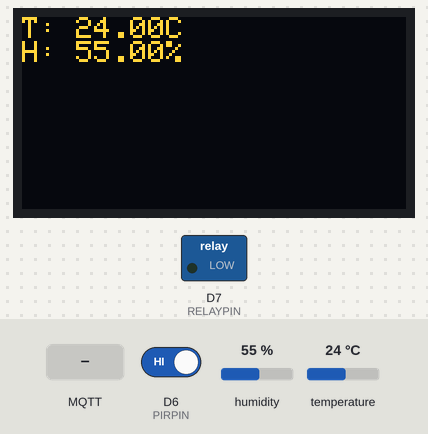
A sketch run on a simulated ESP8266 (NodeMCU). Parts: 128×64 one-colour display, switched loads named in the sketch (green lamp = pin HIGH). The inputs (shaded band) are chosen by the test bench; at power-on: D6 (PIRPIN) HIGH, humidity 55 %, temperature 24 °C. The OLED is the two-colour kind (top 16 rows yellow); WiFi joins after 1.5 s; servers stay silent unless stated; the display library's start-up logo is not drawn; no MQTT or app messages arrive unless stated; what the sketch prints to the serial monitor is not drawn.

Above: at 2.7 s.
2.8 s: MQTT message "90" arrives on the second subscribed topic
At 4.0 s:
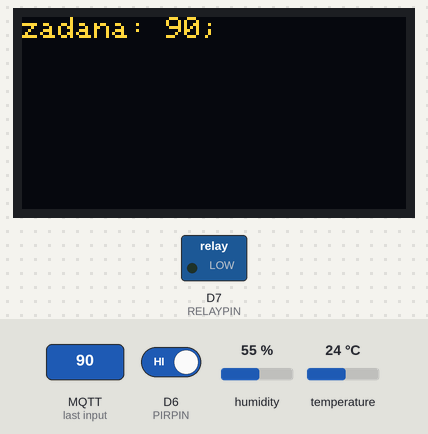
6.7 s: D6 (PIRPIN) driven LOW
At 8.0 s:
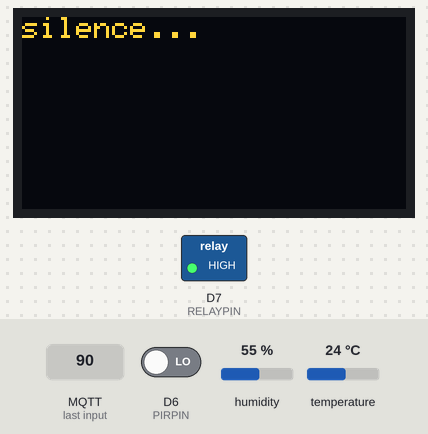
9.7 s: MQTT message "intemp" arrives on the second subscribed topic
At 10.5 s:
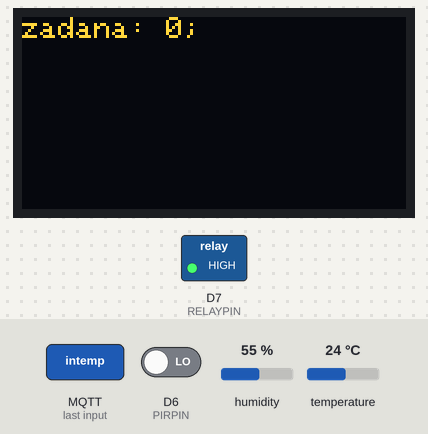
14.2 s: D6 (PIRPIN) driven HIGH
At 14.6 s:
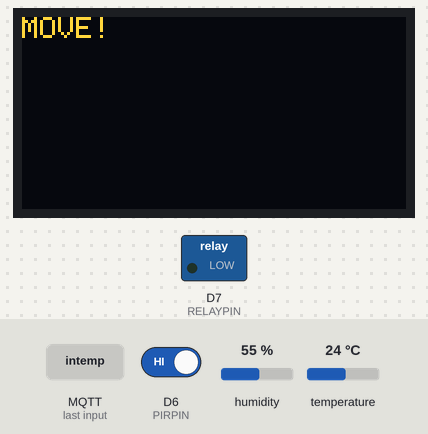
15.7 s: D6 (PIRPIN) driven LOW
At 16.5 s:
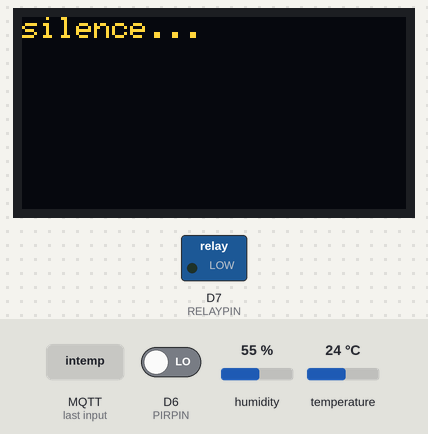
18.2 s: humidity set to 22 %
At 19.1 s:
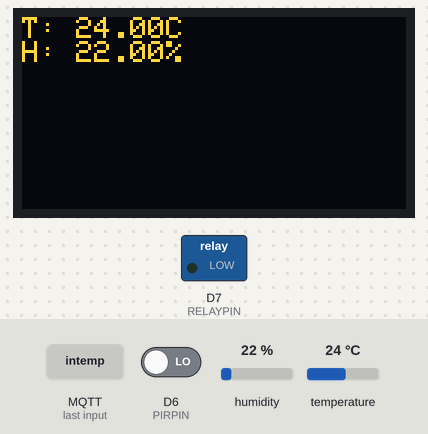
Timing chart, 0 to 21.2 s (numbered marks = the images above; inputs shaded):
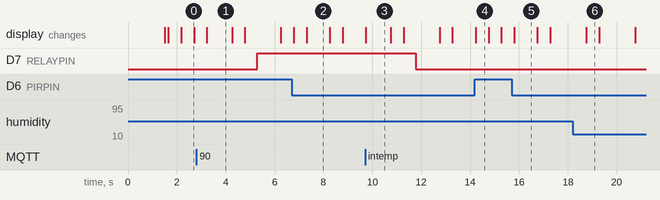

Measured:
- after the input at 2.8 s, D7 (RELAYPIN): LOW → HIGH after 2.5 s; the display: changes after 0.43 s (image 1)
- after the input at 6.7 s, the display: first differs from a run without the input after 0.61 s (image 2)
- after the input at 9.7 s, D7 (RELAYPIN): HIGH → LOW after 2.1 s; the display: changes at once (image 3)
- after the input at 14.2 s, the display: changes at once (image 4)
- after the input at 15.7 s, the display: changes after 0.11 s (image 5)
- after the input at 18.2 s, the display: changes after 0.56 s (image 6)
- what the display in image 0 shows lasts 0.5 s, from 2.2 s to 2.7 s

The sketch:

termostat.ino
```cpp
/*

  $ mosquitto_pub -h 192.168.1.25 -i testPublish -t inTopic -m '0'
  $ mosquitto_pub -h 192.168.1.25 -i testPublish -t inTopic -m '1'

  - publishes "hello world" to the topic "outTopic" every two seconds
  - subscribes to the topic "inTopic", printing out any messages
    it receives. NB - it assumes the received payloads are strings not binary
  - If the first character of the topic "inTopic" is an 1, switch ON the RELAY
    else switch it off

  It will reconnect to the server if the connection is lost using a blocking
  reconnect function. See the 'mqtt_reconnect_nonblocking' example for how to
  achieve the same result without blocking the main loop.


*/
#include <ESP8266WiFi.h>
#include <PubSubClient.h>
#include "DHT.h"
#include <Wire.h>  // Include Wire if you're using I2C
#include <Adafruit_GFX.h>
#include <Adafruit_SSD1306.h>

// ########### WIFI + mqtt

const char* ssid = "rudego";
const char* password = "changeMe";
const char* mqtt_server = "192.168.1.25";

WiFiClient espClient;
PubSubClient client(espClient);
long lastMsg = 0;
char msg[64], msg2[64];
int value = 0;
int tempzadana;
String msgstring;

// ########### TEMP
#define DHTPIN D4     // what pin we're connected to
#define DHTTYPE DHT22   // DHT 22  (AM2302)
DHT dht(DHTPIN, DHTTYPE);

char str_humidity[10], str_temperature[10];  // Rounded sensor values and as strings

// ########### OLED - using I2C on D1 and D2
#define OLED_RESET 255  // no
Adafruit_SSD1306 display(OLED_RESET);

// ########### RELAY - ne to reroute the shield as OLED uses default D1
#define RELAYPIN D7

// ########### PIR
#define PIRPIN D6
bool oldInputState;

void setup() {
  Serial.begin(115200);
  setup_wifi();
  client.setServer(mqtt_server, 1883);
  client.setCallback(callback);
  // init temp sensor
  dht.begin();

  display.begin(SSD1306_SWITCHCAPVCC, 0x3C);  // initialize with the I2C addr 0x3C (for the 64x48)
  display.display();
  display.clearDisplay();
  // configure pin for relay as output
  pinMode(RELAYPIN, OUTPUT);
  // configure pin for PIR
  pinMode(PIRPIN, INPUT);
  oldInputState = !digitalRead(PIRPIN);
}

void setup_wifi() {

  delay(10);
  // We start by connecting to a WiFi network
  Serial.println();
  Serial.print("Connecting to ");
  Serial.println(ssid);

  WiFi.begin(ssid, password);

  while (WiFi.status() != WL_CONNECTED) {
    delay(500);
    Serial.print(".");
  }

  Serial.println("");
  Serial.println("WiFi connected");
  Serial.println("IP address: ");
  Serial.println(WiFi.localIP());
}

void callback(char* topic, byte* payload, unsigned int length) {

//  snprintf(msg2, length + 4, "p:%s", (char*) payload);
//  sprintf(msg, "INBOUND\nto:%s\n%s", topic, msg2);
//  write2oled(msg);

  msgstring = (char*) payload;

if(strcmp(topic, "intemp") == 0) {
  tempzadana=msgstring.toInt();
  sprintf(msg, "zadana: %d;", tempzadana);
  write2oled(msg);
}
/*
  Serial.printf("Message arrived [%s]: ", topic);
  snprintf(msg2, length + 1, "%s.", (char*) payload);
  Serial.println(msg2);
*/
  // Switch on the LED if an 1 was received as first character
/*
  if ((char)payload[0] == '1') {
    digitalWrite(RELAYPIN, LOW);
    Serial.println("Relay Low");

  } else {
    digitalWrite(RELAYPIN, HIGH);  // Turn the LED off by making the voltage HIGH
    Serial.println("Relay High");

  }
  */
  delay(500);
}

void reconnect() {
  // Loop until we're reconnected
  while (!client.connected()) {
    Serial.print("Attempting MQTT connection...");
    // Attempt to connect
    if (client.connect("ESP8266Client")) {
      Serial.println("connected");
      // Once connected, publish an announcement...
      client.publish("outTopic", "hello world");
      // ... and resubscribe
      client.subscribe("inTopic");
      client.subscribe("intemp");
    } else {
      Serial.print("failed, rc=");
      Serial.print(client.state());
      Serial.println(" try again in 5 seconds");
      // Wait 5 seconds before retrying
      delay(5000);
    }
  }
}

void loop() {

  if (!client.connected()) {
    reconnect();
  }
  client.loop();

  int inputState = digitalRead(PIRPIN);;

  if (inputState != oldInputState)
  {
    //    sendInputState(inputState);
    if (inputState) {
      write2oled("MOVE!");
      client.publish("outTopic", "movment detected");
    }
    else {
      write2oled("silence...");
      client.publish("outTopic", "silence detected");
    }
    oldInputState = inputState;
  }

  long now = millis();
  if (now - lastMsg > 2000) {
    lastMsg = now;
    ++value;
    /*    snprintf (msg, 75, "hello world #%ld", value);
        Serial.print("Publish message: ");
        Serial.println(msg);
        client.publish("outTopic", msg);
    */
    float h = dht.readHumidity();
    // Read temperature as Celsius (the default)
    float t = dht.readTemperature();

    // Check if any reads failed and exit early (to try again).
    if (isnan(h) || isnan(t) ) {
      Serial.println("Failed to read from DHT sensor!");
      return;
    }
    dtostrf(h, 1, 2, str_humidity);
    dtostrf(t, 1, 2, str_temperature);

    sprintf (msg, "T: %s; H: %s.", str_temperature, str_humidity);
    Serial.print("Publish temp: ");
    Serial.println(msg);
    client.publish("outTopic", msg);

    sprintf (msg, "T: %sC\nH: %s%%", str_temperature, str_humidity);
    write2oled(msg);
    if(t<(tempzadana-2)){
      write2oled("Bede grzal");
      digitalWrite(RELAYPIN, HIGH);
    }
    if(t>=tempzadana){
      write2oled("wylaczam grzanie");
      digitalWrite(RELAYPIN, LOW);
    }

  }
}

void write2oled(char* stline) {
  display.clearDisplay();
  display.setTextSize(1);
  display.setTextColor(WHITE);
  display.setCursor(0, 0);
  display.print(stline);
  display.display();
  delay(500);

  /*  if (strlen(stline) > 10 || strlen(ndline) > 10) {
      delay(500);
      display.startscrollleft(0x00, 0x0F);
      delay(1000);
      display.stopscroll();
      delay(500);
      display.startscrollright(0x00, 0x0F);
      delay(1000);
      display.stopscroll();
      delay(500);
    }*/
}
```
